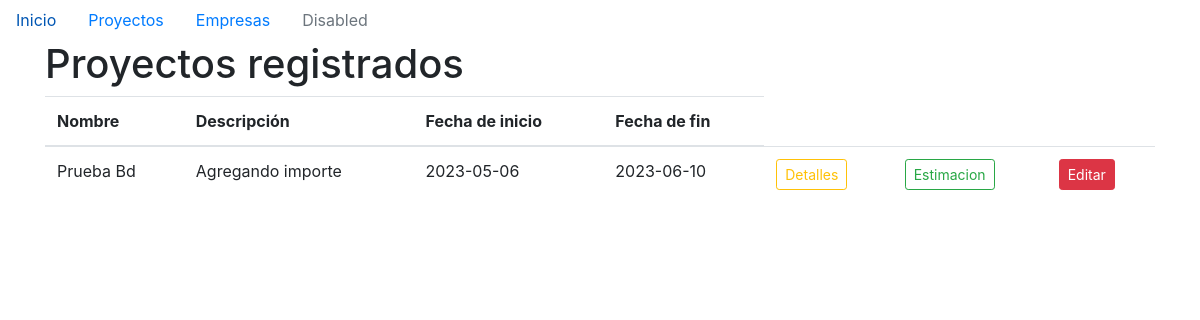
/proyectos, run on an earlier commit of the app's database.
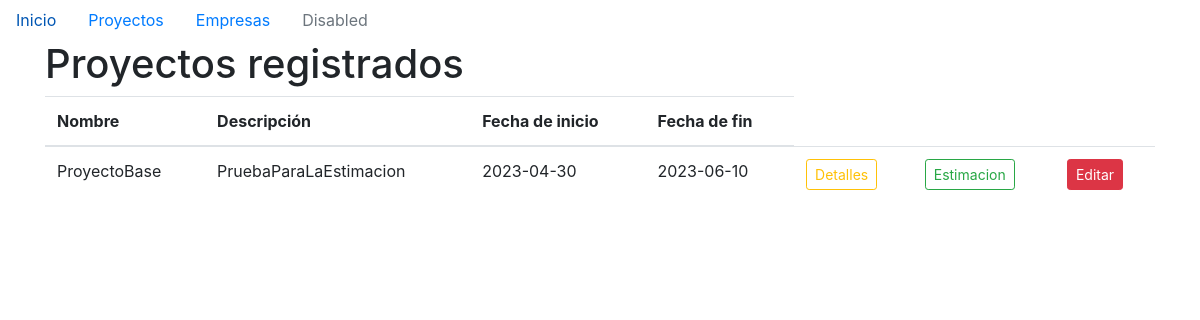
And on a later commit of the database.
### models/proyecto.py (models this page shows)
class Proyecto(db.Model):
    id = db.Column(db.Integer, primary_key= True, autoincrement=True)
    nombre = db.Column(db.String(100), nullable=False, unique=True)
    descripcion = db.Column(db.String(200))
    fecha_inicio = db.Column(db.Date, nullable=False)
    fecha_final = db.Column(db.Date, nullable=False)

### main.py (the view)
@app.route('/proyectos')
def listar_proyectos():
    proyectos = Proyecto.query.all()
    return render_template('proyectos.html', proyectos=proyectos)

### templates/proyectos.html (shortened to what this page needs)
{% extends 'base.html' %}
{% block content %}
<h1>Proyectos registrados</h1>
<div class="table-resposive">
  <table class="table">
    <thead>
      <tr>
        <th>Nombre</th>
        <th>Descripción</th>
        <th>Fecha de inicio</th>
        <th>Fecha de fin</th>
      </tr>
    </thead>
    <tbody>
      {% for proyecto in proyectos %}
      <tr>
        <td>{{ proyecto.nombre }}</td>
        <td>{{ proyecto.descripcion }}</td>
        <td>{{ proyecto.fecha_inicio }}</td>
        <td>{{ proyecto.fecha_final }}</td>
        <td><a href="/proyecto/detalles/{{proyecto.id}}" class="btn btn-outline-warning btn-sm">Detalles</a></td>
        <td><a href="/proyecto/{{proyecto.id}}/estimacion" class="btn btn-outline-success btn-sm">Estimacion</a></td>
        <td><a href="" class="btn btn-danger btn-sm">Editar</a></td>
      </tr>
      {% endfor %}
    </tbody>
  </table>
</div>
{% endblock %}

### templates/base.html (shortened to what this page needs)
<!DOCTYPE html>
<html lang="en">
<head>
  <link rel="stylesheet" href="{{ url_for('static', filename='style.css') }}">
  <link rel="stylesheet" href="https://cdn.jsdelivr.net/npm/bootstrap@4.3.1/dist/css/bootstrap.min.css">
</head>
<body>
  {% include 'navbar.html' %}
  <div class="container">
    {% block content %}{% endblock %}
</body>
</html>

### templates/navbar.html
  <ul class="nav">
    <li class="nav-item">
      <a class="nav-link active" href="/">Inicio</a>
    </li>
    <li class="nav-item">
      <a class="nav-link" href="/proyectos">Proyectos</a>
    </li>
    <li class="nav-item">
      <a class="nav-link" href="/empresas">Empresas</a>
    </li>
    <li class="nav-item">
      <a class="nav-link disabled" href="#" tabindex="-1" aria-disabled="true">Disabled</a>
    </li>
  </ul>

What changed in the data, as far as the page shows it:
changed Proyecto: nombre "Prueba Bd" → "ProyectoBase"; descripcion "Agregando importe" → "PruebaParaLaEstimacion"; fecha_inicio "2023-05-06" → "2023-04-30"
